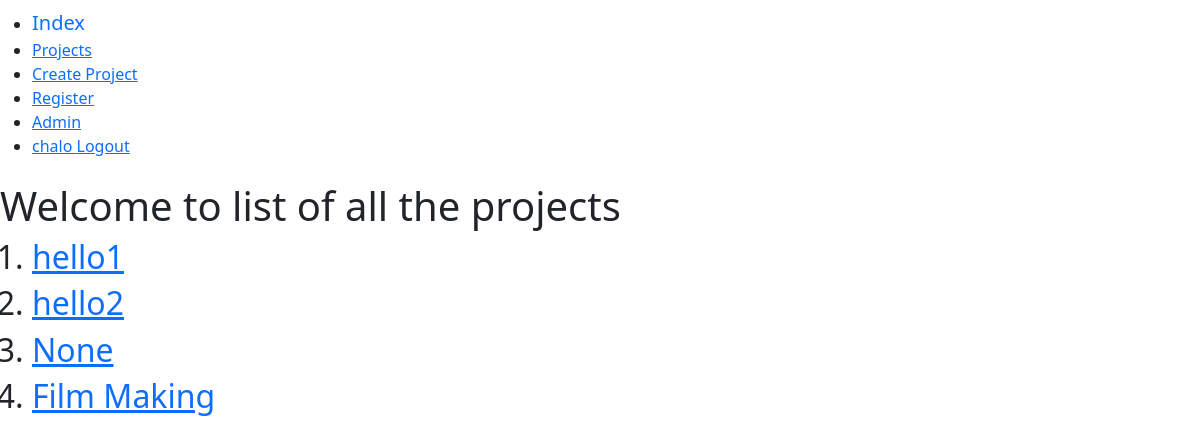
The page /jobfair_app/project_list/ (signed in) on the database its author committed.
### jobfair_app/models.py (models this page shows, shortened)
class Project(models.Model):
    name = models.CharField(max_length = 256)
    description = models.TextField(
        default = ' ',
        max_length=500,
    )
    stipend = models.IntegerField(
        default = 0,
     )
    upvote = models.IntegerField(
        default = 0,
    )
    downvote = models.IntegerField(
        default = 0,
    )
    skills = models.TextField(
    default = '',
    max_length = 500
    )

### jobfair_app/views.py (the view)
# urls.py: path('project_list/',views.ProjectListView.as_view(), name = 'project_list'),
class ProjectListView(ListView):
    model = models.Project
    context_object_name = 'project_list'
    template_name = 'project_list.html'

### jobfair_app/templates/project_list.html
{% extends "base.html" %}
{% block body_block %}
  <h1>Welcome to list of all the projects</h1>
  <ol>
    {% for project in project_list %}
      <h2> <li> <a href="{{project.id}}">{{project.name}}</a></li> </h2>
    {% endfor %}
  </ol>
{% endblock %}

### jobfair_app/templates/base.html (shortened to what this page needs)
<!DOCTYPE html>
<html lang="en" dir="ltr">
  <head>
<link href="https://cdn.jsdelivr.net/npm/bootstrap@5.0.0-beta3/dist/css/bootstrap.min.css" rel="stylesheet">
  </head>
  <body>
    <nav class = "navbar navbar-default navbar-static-top">
      <ul>
        <li> <a class = "navbar-brand" href="{% url 'jobfair_app:index' %}">Index</a> </li>
        <li> <a class = "navbar-link" href="{% url 'jobfair_app:project_list' %}">Projects</a> </li>
        <li> <a class = "navbar-link" href="{% url 'jobfair_app:project_create' %}">Create Project</a> </li>
        <li> <a class = "navbar-link" href="{% url 'jobfair_app:register' %}">Register</a> </li>
        <li> <a class = "navbar-link" href="{% url 'admin:index' %}">Admin</a> </li>
        {% if user.is_authenticated %}
          <li> <a href="{% url 'jobfair_app:logout' %}">{{user.username}} Logout</a> </li>
        {% else %}
          <li> <a href="{% url 'jobfair_app:user_login' %}">Login</a> </li>
        {% endif %}
      </ul>
    </nav>
      {% block body_block %}
      {% endblock %}
  </body>
</html>

### rows shown on the page
Project: name "hello1"
Project: name "hello2"
Project: name "None"
Project: name "Film Making"

### other values the page prints
{{ user.username }} "chalo"
